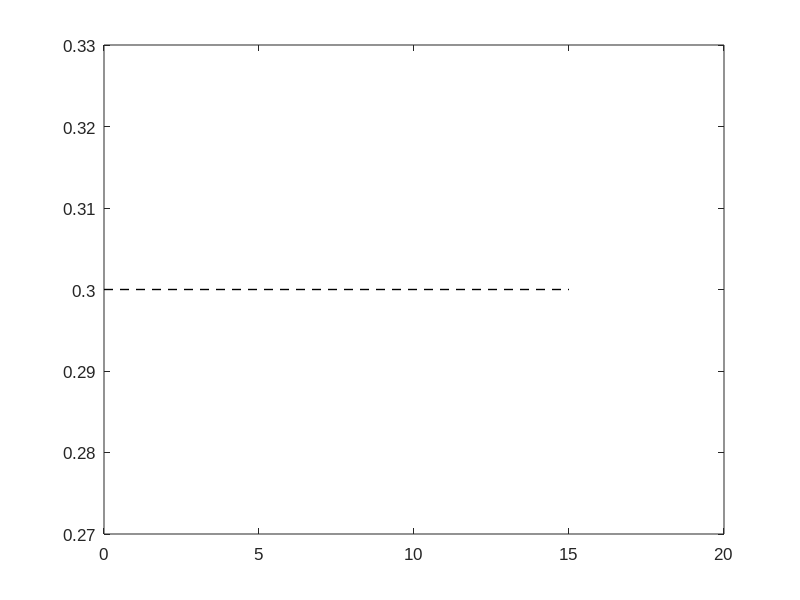

Here is the MATLAB script that generated this plot: (Note: this script raises an error after producing the figure.)
% Solve RNA clock
%close all,clc, clear all
% Bistable parametrs
h = 3600;
uM = 10^(-6);
uMh = uM*h;
% Kinetic rate of biocontroller
kc = 20.*10^(-4)*h/4;
thc = 20.*10^(-4)*h/4*1.5;
bc = 3*10^4*uMh*2;
ac = 3*10^4*uMh*2;
phc = log(2)*60/30;
dc = log(2)*60/30;
gc = 3*10^4*uMh;

ut = 0.5;

pI = [kc*1 thc*1 bc ac phc gc ut dc]; % 5 - 12
pP = [kc thc phc gc]; % 1 - 4

% Kinetic rate of biocontroller plant
as = 20.*10^(-4)*h*.5;
ks = .2*2;
phs = log(2)*60/3;
trs = .23*60/4;
ds = log(2)*60/30;
ns = 2;
yt = 0.8;
pS = [as ks phs trs ds ns]; % 12-17

r1 = 0.3/1.5; % 2 3 4
R1 = thc*r1/kc;

var = {'\kappa_c','\beta_c','\alpha_c','\phi_c','\gamma_c', 'u^{tot}', ...
    '\kappa_s','\beta_s','\alpha_s','\phi_s','\gamma_s','\theta_s','y^{tot}','w^{tot}'};
set(0,'DefaultAxesFontName', 'Arial')
set(0,'DefaultAxesFontSize', 12)

c1 = 0;
c2 = 1;
p = [pP pI pS c1 c2 r1];

tf=15;
tspan =[0 tf];

options = odeset('AbsTol',10^-6);
% T1 A1 R1 T2 A2 R2 T5 T6 R5 R6
x0 = [0 0 0 0 0 0 0];

N = 4;
COLOR = [232 68 12 ; 255 172 13]/255;
R_v = linspace(COLOR(2,1),COLOR(1,1),N)';
B_v = linspace(COLOR(2,2),COLOR(1,2),N)';
G_v = linspace(COLOR(2,3),COLOR(1,3),N)';
Color3 = [R_v B_v G_v];
%
font_size = 12;
hFig=figure(1);
set(hFig,'Units','inches', 'Position', [0 100 3.5 2])
%
%subplot(2,3,1:3)
% plot(t0([1,end]),[r1 r1],'-','Color',[1 1 1]*0.8,'LineWidth',4)
plot(tspan,[R1 R1],'k--','LineWidth',1),hold on

scale = [.1 1 5 10];

for i=1:N
    p(5) = pI(1)*scale(i);
    p(6) = pI(2)*scale(i);
    [t1,s1] = ode23s(@(t,x) ODE_PI_ClosedLoop(t,x,p),tspan,x0,options);
    plot(t1,s1(:,7),'Color',Color3(i,:),'LineWidth',2)
%     figure(2),plot(t1,s1(:,3),'Color',Color3(i,:),'LineWidth',3),hold on
    p = [pP pI pS c1 c2 r1];
end
hold off

ax = gca;
ax.XTick = [0 5 10 tf];
ax.YTick = [0 R1 yt];
xlim([0 tf]),ylim([0 yt])

set(gca,'FontUnits','points',...
    'FontWeight','normal','FontSize',font_size,'FontName','Arial')
xlabel('time (h)','interpreter','latex','FontUnits','points',...
    'FontSize',font_size,'FontName','Arial')
ylabel('$y$ $(\mu M)$','interpreter','latex','FontUnits','points',...
    'FontSize',font_size,'FontName','Arial')
% legend({'ref','$.5\kappa_c$','$\kappa_c$','$2\kappa_c$','$3\kappa_c$'},'interpreter','latex','FontUnits','points',...
%     'FontSize',font_size,'FontName','Arial','Location','NorthEast')
% print -depsc2 Fig/IS_delta.eps
print -depsc2 Fig/IS_thetaKappa.eps

%%
p = [pP pI pS c1 c2 r1];
hFig=figure(4);
set(hFig,'Units','inches', 'Position', [0 100 3.5 2])
%
%subplot(2,3,1:3)
% plot(t0([1,end]),[r1 r1],'-','Color',[1 1 1]*0.8,'LineWidth',4)
plot(tspan,[R1 R1],'k--','LineWidth',1),hold on

scale = [.1 1 5 10];

for i=1:N
    p(10) = pI(6)*scale(i);
%     p(6) = pI(2)*scale(i);
    [t1,s1] = ode23s(@(t,x) ODE_PI_ClosedLoop(t,x,p),tspan,x0,options);
    plot(t1,s1(:,7),'-','Color',Color3(i,:),'LineWidth',2)
%     figure(2),plot(t1,s1(:,3),'Color',Color3(i,:),'LineWidth',3),hold on
    p = [pP pI pS c1 c2 r1];
end
hold off

ax = gca;
ax.XTick = [0 5 10 tf];
ax.YTick = [0 R1 yt];
xlim([0 tf]),ylim([0 yt])

set(gca,'FontUnits','points',...
    'FontWeight','normal','FontSize',font_size,'FontName','Arial')
xlabel('time (h)','interpreter','latex','FontUnits','points',...
    'FontSize',font_size,'FontName','Arial')
ylabel('$y$ $(\mu M)$','interpreter','latex','FontUnits','points',...
    'FontSize',font_size,'FontName','Arial')
% legend({'ref','$.5\kappa_c$','$\kappa_c$','$2\kappa_c$','$3\kappa_c$'},'interpreter','latex','FontUnits','points',...
%     'FontSize',font_size,'FontName','Arial','Location','NorthEast')
print -depsc2 Fig/IS_gamma.eps


%%%%%%%
%%
%%
p = [pP pI pS c1 c2 r1];
hFig=figure(4);
set(hFig,'Units','inches', 'Position', [0 100 3.5 2])
%
%subplot(2,3,1:3)
% plot(t0([1,end]),[r1 r1],'-','Color',[1 1 1]*0.8,'LineWidth',4)
plot(tspan,[R1 R1],'k--','LineWidth',1),hold on

scale = [.1 1 5 10];

for i=1:N
    p(9) = pI(5)*scale(i);
%     p(6) = pI(2)*scale(i);
    [t1,s1] = ode23s(@(t,x) ODE_PI_ClosedLoop(t,x,p),tspan,x0,options);
    plot(t1,s1(:,7),'-','Color',Color3(i,:),'LineWidth',2)
%     figure(2),plot(t1,s1(:,3),'Color',Color3(i,:),'LineWidth',3),hold on
    p = [pP pI pS c1 c2 r1];
end
hold off

ax = gca;
ax.XTick = [0 5 10 tf];
ax.YTick = [0 R1 yt];
xlim([0 tf]),ylim([0 yt])

set(gca,'FontUnits','points',...
    'FontWeight','normal','FontSize',font_size,'FontName','Arial')
xlabel('time (h)','interpreter','latex','FontUnits','points',...
    'FontSize',font_size,'FontName','Arial')
ylabel('$y$ $(\mu M)$','interpreter','latex','FontUnits','points',...
    'FontSize',font_size,'FontName','Arial')
% legend({'ref','$.5\kappa_c$','$\kappa_c$','$2\kappa_c$','$3\kappa_c$'},'interpreter','latex','FontUnits','points',...
%     'FontSize',font_size,'FontName','Arial','Location','NorthEast')
print -depsc2 Fig/IS_phi.eps

%%
p = [pP pI pS c1 c2 r1];
hFig=figure(5);
set(hFig,'Units','inches', 'Position', [0 100 3.5 2])
%
%subplot(2,3,1:3)
% plot(t0([1,end]),[r1 r1],'-','Color',[1 1 1]*0.8,'LineWidth',4)
plot(tspan,[R1 R1],'k--','LineWidth',1),hold on

scale = [.1 1 5 10];

for i=1:N
    p(7) = pI(3)*scale(i);
    p(8) = pI(4)*scale(i);
    [t1,s1] = ode23s(@(t,x) ODE_PI_ClosedLoop(t,x,p),tspan,x0,options);
    plot(t1,s1(:,7),'-','Color',Color3(i,:),'LineWidth',2)
%     figure(2),plot(t1,s1(:,3),'Color',Color3(i,:),'LineWidth',3),hold on
    p = [pP pI pS c1 c2 r1];
end
hold off

ax = gca;
ax.XTick = [0 5 10 tf];
ax.YTick = [0 R1 yt];
xlim([0 tf]),ylim([0 yt])

set(gca,'FontUnits','points',...
    'FontWeight','normal','FontSize',font_size,'FontName','Arial')
xlabel('time (h)','interpreter','latex','FontUnits','points',...
    'FontSize',font_size,'FontName','Arial')
ylabel('$y$ $(\mu M)$','interpreter','latex','FontUnits','points',...
    'FontSize',font_size,'FontName','Arial')
% legend({'ref','$.5\kappa_c$','$\kappa_c$','$2\kappa_c$','$3\kappa_c$'},'interpreter','latex','FontUnits','points',...
%     'FontSize',font_size,'FontName','Arial','Location','NorthEast')
print -depsc2 Fig/IS_beta-alpha.eps


%%
p = [pP pI pS c1 c2 r1];
hFig=figure(6);
set(hFig,'Units','inches', 'Position', [0 100 3.5 2])
%
%subplot(2,3,1:3)
% plot(t0([1,end]),[r1 r1],'-','Color',[1 1 1]*0.8,'LineWidth',4)
plot(tspan,[R1 R1],'k--','LineWidth',1),hold on

scale = [.1 1 5 10];

for i=1:N
    p(7) = pI(3)*scale(i);
%     p(8) = pI(4)*scale(i);
    [t1,s1] = ode23s(@(t,x) ODE_PI_ClosedLoop(t,x,p),tspan,x0,options);
    plot(t1,s1(:,7),'-','Color',Color3(i,:),'LineWidth',2)
%     figure(2),plot(t1,s1(:,3),'Color',Color3(i,:),'LineWidth',3),hold on
    p = [pP pI pS c1 c2 r1];
end
hold off

ax = gca;
ax.XTick = [0 5 10 tf];
ax.YTick = [0 R1 yt];
xlim([0 tf]),ylim([0 yt])

set(gca,'FontUnits','points',...
    'FontWeight','normal','FontSize',font_size,'FontName','Arial')
xlabel('time (h)','interpreter','latex','FontUnits','points',...
    'FontSize',font_size,'FontName','Arial')
ylabel('$y$ $(\mu M)$','interpreter','latex','FontUnits','points',...
    'FontSize',font_size,'FontName','Arial')
% legend({'ref','$.5\kappa_c$','$\kappa_c$','$2\kappa_c$','$3\kappa_c$'},'interpreter','latex','FontUnits','points',...
%     'FontSize',font_size,'FontName','Arial','Location','NorthEast')
print -depsc2 Fig/IS_beta.eps

%%
p = [pP pI pS c1 c2 r1];
hFig=figure(7);
set(hFig,'Units','inches', 'Position', [0 100 3.5 2])
%
%subplot(2,3,1:3)
% plot(t0([1,end]),[r1 r1],'-','Color',[1 1 1]*0.8,'LineWidth',4)
plot(tspan,[R1 R1],'k--','LineWidth',1),hold on

scale = [.1 1 5 10];

for i=1:N
%     p(7) = pI(3)*scale(i);
    p(8) = pI(4)*scale(i);
    [t1,s1] = ode23s(@(t,x) ODE_PI_ClosedLoop(t,x,p),tspan,x0,options);
    plot(t1,s1(:,7),'-','Color',Color3(i,:),'LineWidth',2)
%     figure(2),plot(t1,s1(:,3),'Color',Color3(i,:),'LineWidth',3),hold on
    p = [pP pI pS c1 c2 r1];
end
hold off

ax = gca;
ax.XTick = [0 5 10 tf];
ax.YTick = [0 R1 yt];
xlim([0 tf]),ylim([0 yt])

set(gca,'FontUnits','points',...
    'FontWeight','normal','FontSize',font_size,'FontName','Arial')
xlabel('time (h)','interpreter','latex','FontUnits','points',...
    'FontSize',font_size,'FontName','Arial')
ylabel('$y$ $(\mu M)$','interpreter','latex','FontUnits','points',...
    'FontSize',font_size,'FontName','Arial')
% legend({'ref','$.5\kappa_c$','$\kappa_c$','$2\kappa_c$','$3\kappa_c$'},'interpreter','latex','FontUnits','points',...
%     'FontSize',font_size,'FontName','Arial','Location','NorthEast')
print -depsc2 Fig/IS_alpha.eps


%%
p = [pP pI pS c1 c2 r1];
hFig=figure(7);
set(hFig,'Units','inches', 'Position', [0 100 3.5 2])
%
%subplot(2,3,1:3)
% plot(t0([1,end]),[r1 r1],'-','Color',[1 1 1]*0.8,'LineWidth',4)
plot(tspan,[R1 R1],'k--','LineWidth',1),hold on

scale = [.1 1 5 10];

for i=1:N
%     p(7) = pI(3)*scale(i);
    p(12) = pI(8)*scale(i);
    [t1,s1] = ode23s(@(t,x) ODE_PI_ClosedLoop(t,x,p),tspan,x0,options);
    plot(t1,s1(:,7),'-','Color',Color3(i,:),'LineWidth',2)
%     figure(2),plot(t1,s1(:,3),'Color',Color3(i,:),'LineWidth',3),hold on
    p = [pP pI pS c1 c2 r1];
    
end
hold off

ax = gca;
ax.XTick = [0 5 10 tf];
ax.YTick = [0 R1 yt];
xlim([0 tf]),ylim([0 yt])

set(gca,'FontUnits','points',...
    'FontWeight','normal','FontSize',font_size,'FontName','Arial')
xlabel('time (h)','interpreter','latex','FontUnits','points',...
    'FontSize',font_size,'FontName','Arial')
ylabel('$y$ $(\mu M)$','interpreter','latex','FontUnits','points',...
    'FontSize',font_size,'FontName','Arial')
% legend({'ref','$.5\kappa_c$','$\kappa_c$','$2\kappa_c$','$3\kappa_c$'},'interpreter','latex','FontUnits','points',...
%     'FontSize',font_size,'FontName','Arial','Location','NorthEast')
print -depsc2 Fig/IS_delta.eps



%%
p = [pP pI pS c1 c2 r1];
hFig=figure(7);
set(hFig,'Units','inches', 'Position', [0 100 3.5 2])
%
%subplot(2,3,1:3)
% plot(t0([1,end]),[r1 r1],'-','Color',[1 1 1]*0.8,'LineWidth',4)
plot(tspan,[R1 R1],'k--','LineWidth',1),hold on

scale = [.1 1 5 10];

for i=1:N
    
    
    p(11) = pI(7)*pI(8)/p(12); % ut = rho/delta
    [t1,s1] = ode23s(@(t,x) ODE_PI_ClosedLoop(t,x,p),tspan,x0,options);
    plot(t1,s1(:,7),'-','Color',Color3(i,:),'LineWidth',2)
%     figure(2),plot(t1,s1(:,3),'Color',Color3(i,:),'LineWidth',3),hold on
    p = [pP pI pS c1 c2 r1];
    
end
hold off

ax = gca;
ax.XTick = [0 5 10 tf];
ax.YTick = [0 R1 yt];
xlim([0 tf]),ylim([0 yt])

set(gca,'FontUnits','points',...
    'FontWeight','normal','FontSize',font_size,'FontName','Arial')
xlabel('time (h)','interpreter','latex','FontUnits','points',...
    'FontSize',font_size,'FontName','Arial')
ylabel('$y$ $(\mu M)$','interpreter','latex','FontUnits','points',...
    'FontSize',font_size,'FontName','Arial')
% legend({'ref','$.5\kappa_c$','$\kappa_c$','$2\kappa_c$','$3\kappa_c$'},'interpreter','latex','FontUnits','points',...
%     'FontSize',font_size,'FontName','Arial','Location','NorthEast')
print -depsc2 Fig/IS_Rho-delta.eps